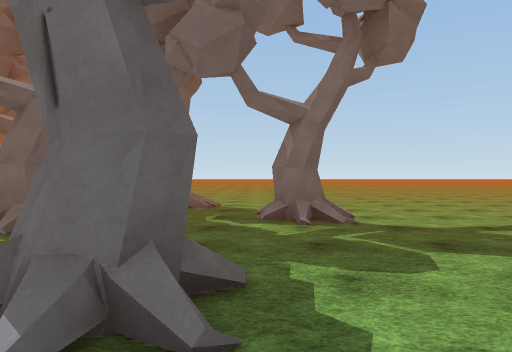
view 1 (above)

24 first-person views from a walk through a scene from a Unity 3-D project. The camera is 1.4 m above the floor, looks level and sees 70° across. The floor is counted in squares, 2 m on a side. Each view is taken from the middle of a square. On the plan, view 1 faces up. The plan holds only what a view shows up to about 11 squares ahead; the rest is blank. The place goes on beyond the plan. The player character is not drawn. Door leaves are left out, so doorways stand open. Surface patterns are stand-ins for the level's own textures.

view 2
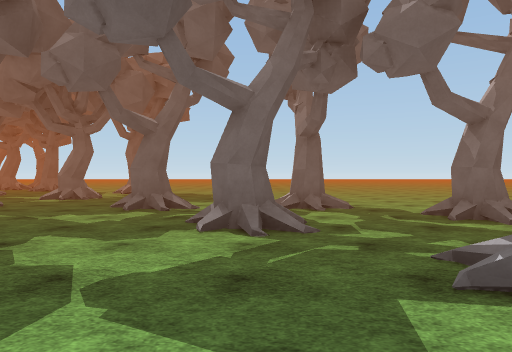

view 3
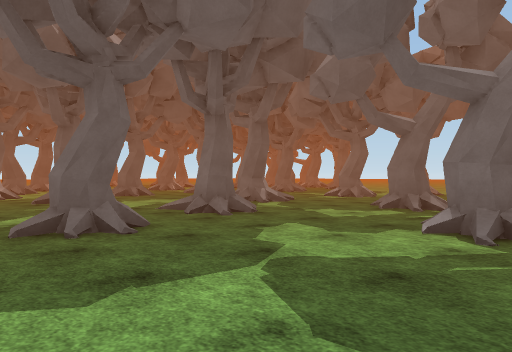

view 4
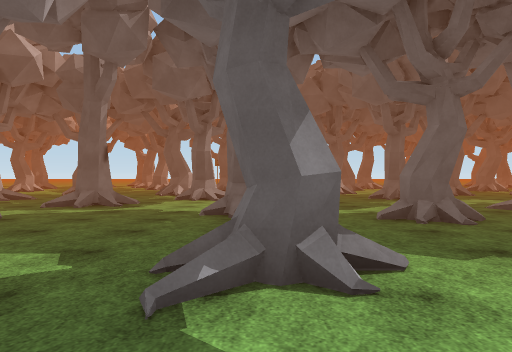

view 5
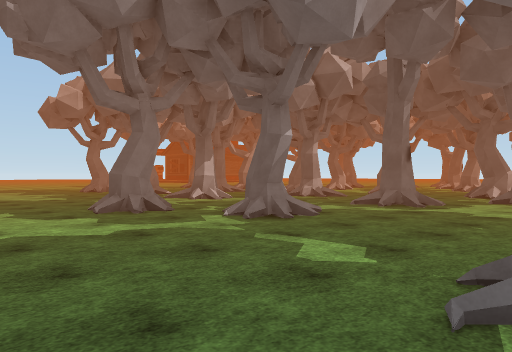

view 6
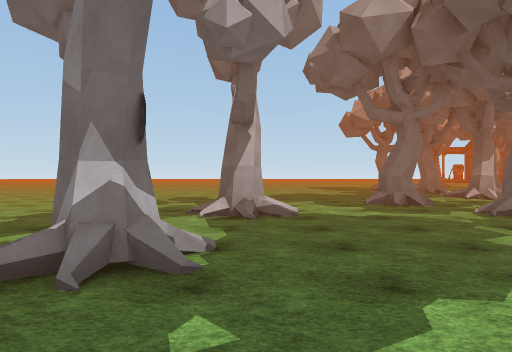

view 7
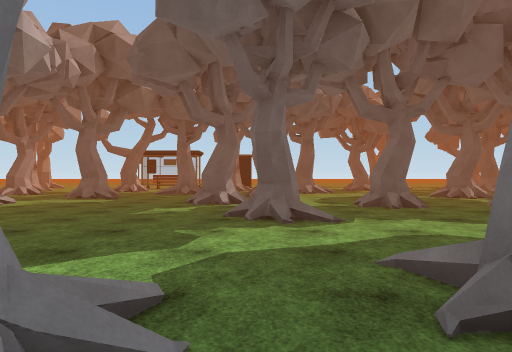

view 8
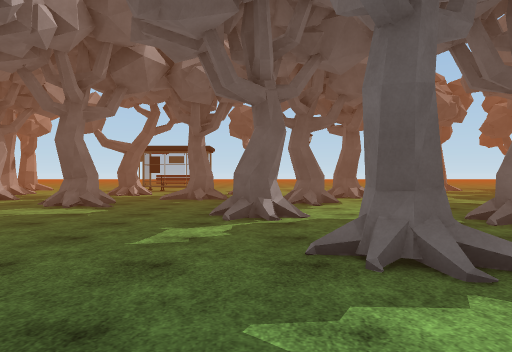

view 9
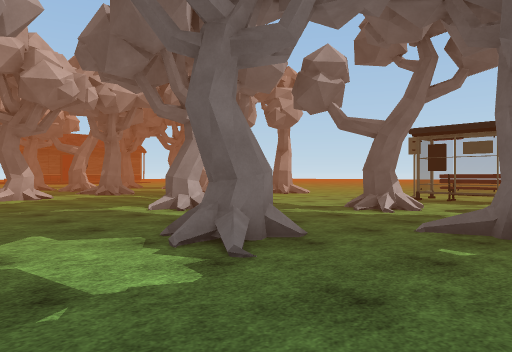

view 10
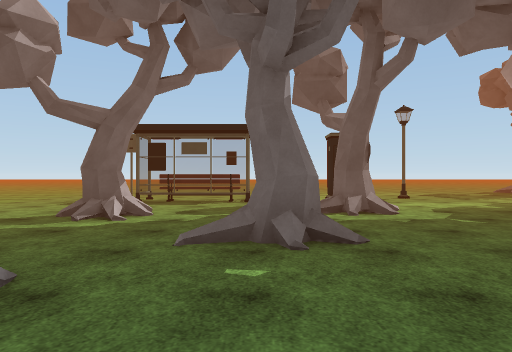

view 11
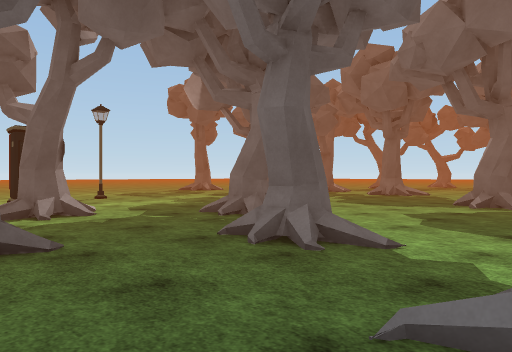

view 12
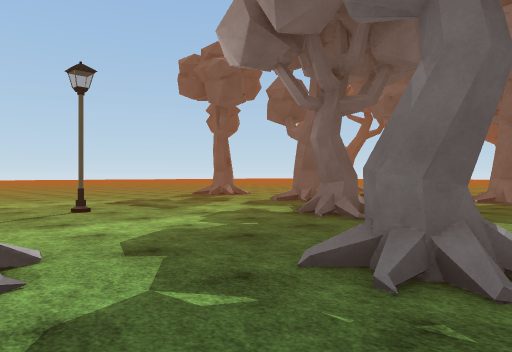

view 13
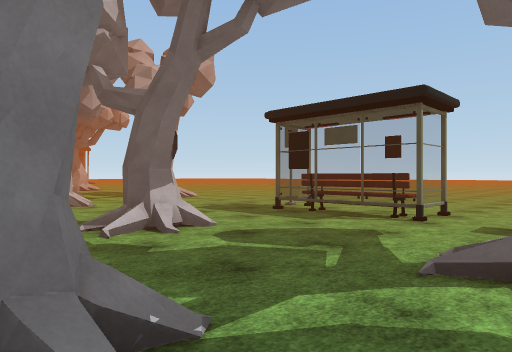

view 14
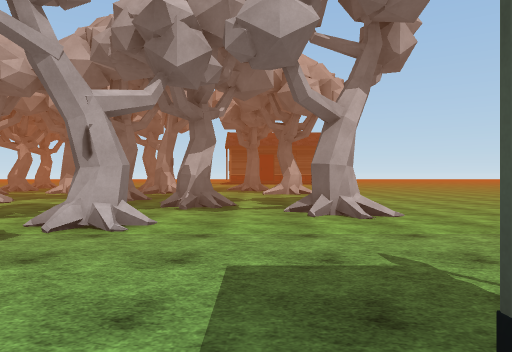

view 15
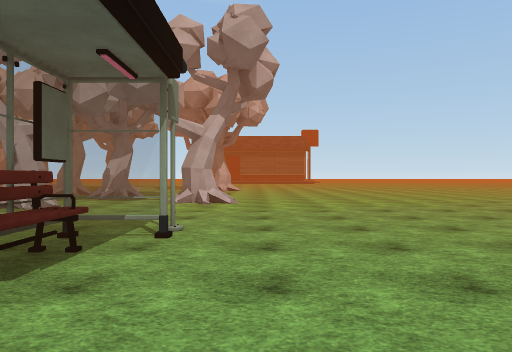

view 16
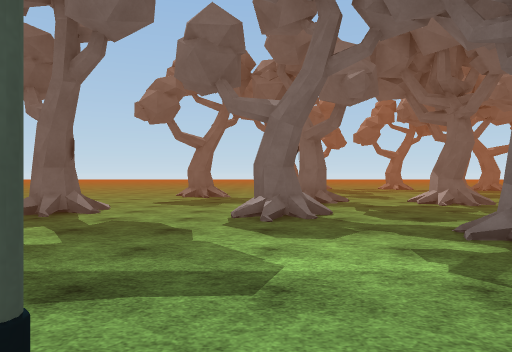

view 17
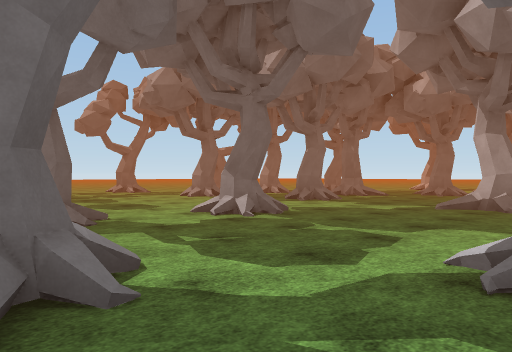

view 18
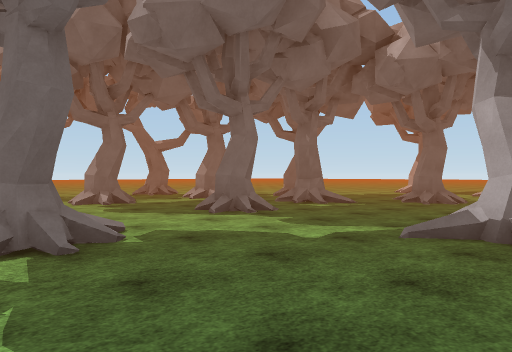

view 19
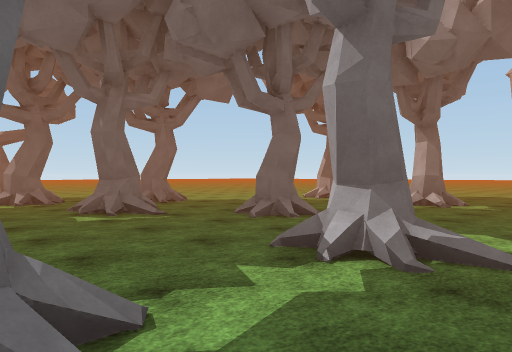

view 20
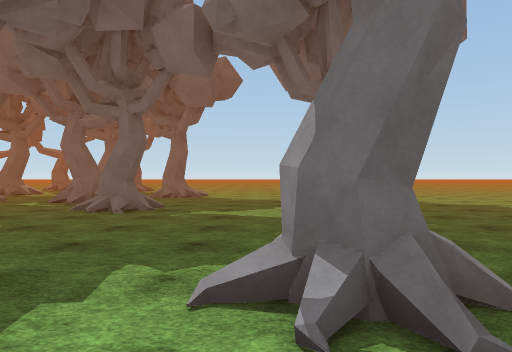

view 21
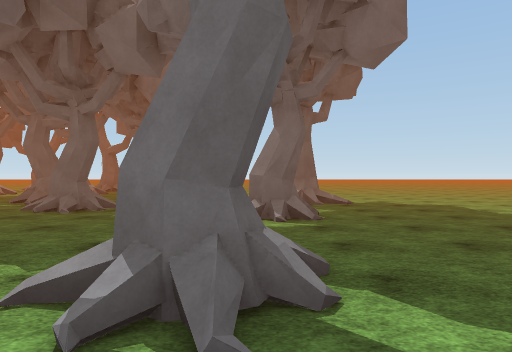

view 22
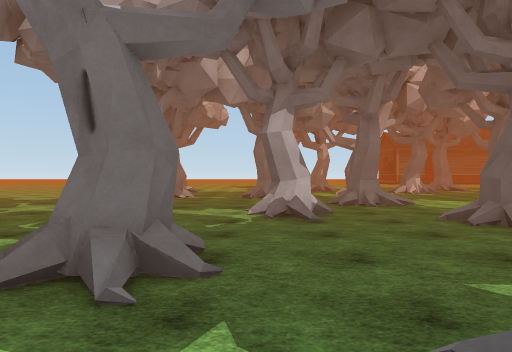

view 23
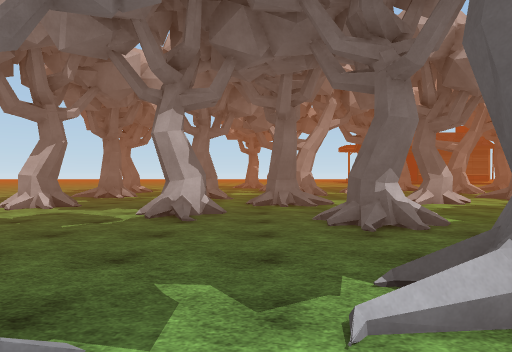

view 24
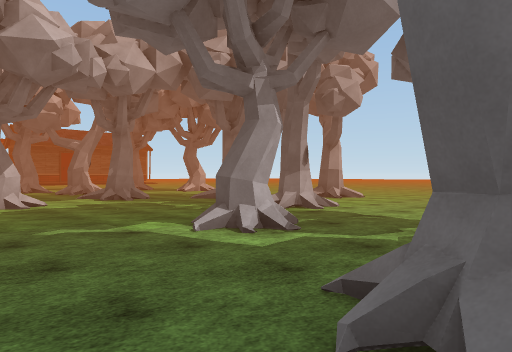

### Floor plan
Key: @ floor where view 1 was taken; # wall or solid block; x gap in a wall; . main floor; : floor 0.25 m higher than the main floor; + floor 0.5 m higher than the main floor; / step, stairs or slope; = window, fence, low wall or low ledge; O other object.
Columns run from 33 left of view 1 to 6 right of it. Each row starts with its distance up from view 1.
 16          .........x .....  .....
 15   .....  ......#..#/.....#......
 14   .....##..#...................
 13   .........#........#..........
 12    ...................... ....
 11   #=..##................##....  ........
 10   .............#..#...........  ........
  9    ...........................  ........
  8    ......#. ...........//...#. #........
  7   ........# ...........##..... ........
  6  .................#+.......... ...#...
  5 ......O.....#............##...#.......
  4 .........................##..........
  3      ..O......#...=..#..............
  2      ..O  #......##.......#/....#...
  1      .....=........................
  0 ......OO.....#..........  .......@
 -1 .......O...............  #.  #...//
 -2  ......O..##..=#.....#...........#/
 -3   ....OO..##...:.....#.........../
 -4  .................##...=.......... ..
 -5  ......................#=............
 -6 .............#.............#....#.. ..
 -7 ..........##......#............. .. ...
 -8 ......=...........#.........##.. ..  ..
 -9 ......##.............#.......... ...  ..
-10 ...... ..#/..............#...... ...  ..
-11   .... ..#/....//./#/....# ....
-12   .... ..  ....##.. /.....  ...
-13   ...  ..  .#...... .//...  ...

Where each view was taken, in squares from view 1:
view 1: 0 up, 0 right, facing up
view 2: 0 up, 3 left, facing up
view 3: 0 up, 2 left, facing up-left
view 4: 1 down, 1 left, facing left
view 5: 1 down, 1 left, facing down-left
view 6: 1 up, 1 left, facing down
view 7: 3 up, 6 left, facing left
view 8: 2 up, 9 left, facing left
view 9: 1 up, 15 left, facing down-left
view 10: 0 up, 16 left, facing left
view 11: 0 up, 16 left, facing up-left
view 12: 2 up, 20 left, facing up-left
view 13: 2 up, 20 left, facing down-left
view 14: 2 down, 25 left, facing down
view 15: 1 up, 28 left, facing down
view 16: 4 up, 27 left, facing up
view 17: 8 up, 27 left, facing up-right
view 18: 9 up, 23 left, facing up-right
view 19: 8 up, 18 left, facing up-right
view 20: 5 up, 10 left, facing up
view 21: 5 up, 9 left, facing up
view 22: 2 down, 11 left, facing down
view 23: 2 down, 13 left, facing down
view 24: 2 down, 16 left, facing down-left
